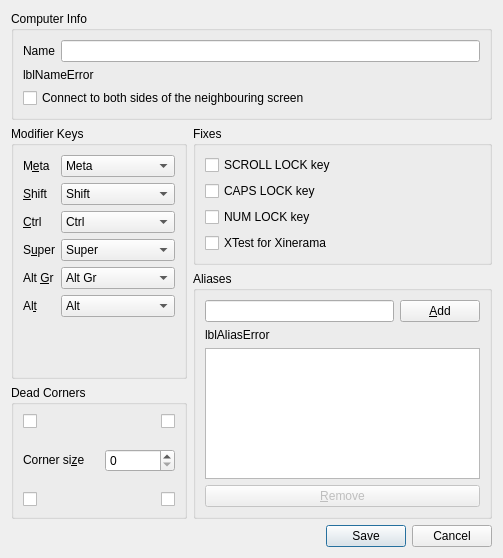
<?xml version="1.0" encoding="UTF-8"?>
<ui version="4.0">
 <class>ScreenSettingsDialog</class>
 <widget class="QDialog" name="ScreenSettingsDialog">
  <property name="geometry">
   <rect>
    <x>0</x>
    <y>0</y>
    <width>503</width>
    <height>558</height>
   </rect>
  </property>
  <property name="windowTitle">
   <string>Computer settings</string>
  </property>
  <layout class="QVBoxLayout" name="_2">
   <item>
    <widget class="QGroupBox" name="groupComputerName">
     <property name="sizePolicy">
      <sizepolicy hsizetype="Preferred" vsizetype="Maximum">
       <horstretch>0</horstretch>
       <verstretch>0</verstretch>
      </sizepolicy>
     </property>
     <property name="title">
      <string>Computer Info</string>
     </property>
     <layout class="QVBoxLayout" name="_3">
      <item>
       <layout class="QHBoxLayout" name="_4">
        <item>
         <widget class="QLabel" name="label_7">
          <property name="sizePolicy">
           <sizepolicy hsizetype="Preferred" vsizetype="Fixed">
            <horstretch>0</horstretch>
            <verstretch>0</verstretch>
           </sizepolicy>
          </property>
          <property name="text">
           <string>Name</string>
          </property>
          <property name="buddy">
           <cstring>lineNameEdit</cstring>
          </property>
         </widget>
        </item>
        <item>
         <widget class="QLineEdit" name="lineNameEdit">
          <property name="sizePolicy">
           <sizepolicy hsizetype="Expanding" vsizetype="Fixed">
            <horstretch>0</horstretch>
            <verstretch>0</verstretch>
           </sizepolicy>
          </property>
          <property name="maxLength">
           <number>255</number>
          </property>
         </widget>
        </item>
       </layout>
      </item>
      <item>
       <widget class="QLabel" name="lblNameError">
        <property name="sizePolicy">
         <sizepolicy hsizetype="Preferred" vsizetype="Fixed">
          <horstretch>0</horstretch>
          <verstretch>0</verstretch>
         </sizepolicy>
        </property>
        <property name="minimumSize">
         <size>
          <width>0</width>
          <height>0</height>
         </size>
        </property>
        <property name="text">
         <string notr="true">lblNameError</string>
        </property>
        <property name="alignment">
         <set>Qt::AlignmentFlag::AlignLeading|Qt::AlignmentFlag::AlignLeft|Qt::AlignmentFlag::AlignVCenter</set>
        </property>
       </widget>
      </item>
      <item>
       <widget class="QCheckBox" name="chkDualSide">
        <property name="toolTip">
         <string>Connect this computer to both sides of the screen next to it in the layout (usually the server), so the mouse can slide into it from either side.</string>
        </property>
        <property name="text">
         <string>Connect to both sides of the neighbouring screen</string>
        </property>
       </widget>
      </item>
     </layout>
    </widget>
   </item>
   <item>
    <layout class="QHBoxLayout" name="layoutOptions">
     <item>
      <layout class="QVBoxLayout" name="layoutLeftSide">
       <item>
        <widget class="QGroupBox" name="groupModifers">
         <property name="title">
          <string>Modifier Keys</string>
         </property>
         <layout class="QFormLayout" name="formLayout_2">
          <item row="0" column="0">
           <widget class="QLabel" name="label_5">
            <property name="maximumSize">
             <size>
              <width>40</width>
              <height>16777215</height>
             </size>
            </property>
            <property name="text">
             <string>M&amp;eta</string>
            </property>
            <property name="buddy">
             <cstring>comboMeta</cstring>
            </property>
           </widget>
          </item>
          <item row="4" column="0">
           <widget class="QLabel" name="label_3">
            <property name="text">
             <string>&amp;Ctrl</string>
            </property>
            <property name="buddy">
             <cstring>comboCtrl</cstring>
            </property>
           </widget>
          </item>
          <item row="6" column="0">
           <widget class="QLabel" name="label_6">
            <property name="text">
             <string>S&amp;uper</string>
            </property>
            <property name="buddy">
             <cstring>comboSuper</cstring>
            </property>
           </widget>
          </item>
          <item row="9" column="0">
           <widget class="QLabel" name="label_4">
            <property name="text">
             <string>Al&amp;t</string>
            </property>
            <property name="buddy">
             <cstring>comboAlt</cstring>
            </property>
           </widget>
          </item>
          <item row="0" column="1">
           <widget class="QComboBox" name="comboMeta">
            <property name="currentIndex">
             <number>3</number>
            </property>
            <item>
             <property name="text">
              <string>Shift</string>
             </property>
            </item>
            <item>
             <property name="text">
              <string>Ctrl</string>
             </property>
            </item>
            <item>
             <property name="text">
              <string>Alt</string>
             </property>
            </item>
            <item>
             <property name="text">
              <string>Meta</string>
             </property>
            </item>
            <item>
             <property name="text">
              <string>Super</string>
             </property>
            </item>
            <item>
             <property name="text">
              <string>Alt Gr</string>
             </property>
            </item>
            <item>
             <property name="text">
              <string>None</string>
             </property>
            </item>
           </widget>
          </item>
          <item row="2" column="1">
           <widget class="QComboBox" name="comboShift">
            <item>
             <property name="text">
              <string>Shift</string>
             </property>
            </item>
            <item>
             <property name="text">
              <string>Ctrl</string>
             </property>
            </item>
            <item>
             <property name="text">
              <string>Alt</string>
             </property>
            </item>
            <item>
             <property name="text">
              <string>Meta</string>
             </property>
            </item>
            <item>
             <property name="text">
              <string>Super</string>
             </property>
            </item>
            <item>
             <property name="text">
              <string>Alt Gr</string>
             </property>
            </item>
            <item>
             <property name="text">
              <string>None</string>
             </property>
            </item>
           </widget>
          </item>
          <item row="2" column="0">
           <widget class="QLabel" name="label_2">
            <property name="maximumSize">
             <size>
              <width>40</width>
              <height>16777215</height>
             </size>
            </property>
            <property name="text">
             <string>&amp;Shift</string>
            </property>
            <property name="buddy">
             <cstring>comboShift</cstring>
            </property>
           </widget>
          </item>
          <item row="9" column="1">
           <widget class="QComboBox" name="comboAlt">
            <property name="currentIndex">
             <number>2</number>
            </property>
            <item>
             <property name="text">
              <string>Shift</string>
             </property>
            </item>
            <item>
             <property name="text">
              <string>Ctrl</string>
             </property>
            </item>
            <item>
             <property name="text">
              <string>Alt</string>
             </property>
            </item>
            <item>
             <property name="text">
              <string>Meta</string>
             </property>
            </item>
            <item>
             <property name="text">
              <string>Super</string>
             </property>
            </item>
            <item>
             <property name="text">
              <string>Alt Gr</string>
             </property>
            </item>
            <item>
             <property name="text">
              <string>None</string>
             </property>
            </item>
           </widget>
          </item>
          <item row="6" column="1">
           <widget class="QComboBox" name="comboSuper">
            <property name="currentIndex">
             <number>4</number>
            </property>
            <item>
             <property name="text">
              <string>Shift</string>
             </property>
            </item>
            <item>
             <property name="text">
              <string>Ctrl</string>
             </property>
            </item>
            <item>
             <property name="text">
              <string>Alt</string>
             </property>
            </item>
            <item>
             <property name="text">
              <string>Meta</string>
             </property>
            </item>
            <item>
             <property name="text">
              <string>Super</string>
             </property>
            </item>
            <item>
             <property name="text">
              <string>Alt Gr</string>
             </property>
            </item>
            <item>
             <property name="text">
              <string>None</string>
             </property>
            </item>
           </widget>
          </item>
          <item row="4" column="1">
           <widget class="QComboBox" name="comboCtrl">
            <property name="currentIndex">
             <number>1</number>
            </property>
            <item>
             <property name="text">
              <string>Shift</string>
             </property>
            </item>
            <item>
             <property name="text">
              <string>Ctrl</string>
             </property>
            </item>
            <item>
             <property name="text">
              <string>Alt</string>
             </property>
            </item>
            <item>
             <property name="text">
              <string>Meta</string>
             </property>
            </item>
            <item>
             <property name="text">
              <string>Super</string>
             </property>
            </item>
            <item>
             <property name="text">
              <string>Alt Gr</string>
             </property>
            </item>
            <item>
             <property name="text">
              <string>None</string>
             </property>
            </item>
           </widget>
          </item>
          <item row="8" column="0">
           <widget class="QLabel" name="labelAltGr">
            <property name="text">
             <string>Alt &amp;Gr</string>
            </property>
            <property name="buddy">
             <cstring>comboAltGr</cstring>
            </property>
           </widget>
          </item>
          <item row="8" column="1">
           <widget class="QComboBox" name="comboAltGr">
            <property name="currentIndex">
             <number>5</number>
            </property>
            <item>
             <property name="text">
              <string>Shift</string>
             </property>
            </item>
            <item>
             <property name="text">
              <string>Ctrl</string>
             </property>
            </item>
            <item>
             <property name="text">
              <string>Alt</string>
             </property>
            </item>
            <item>
             <property name="text">
              <string>Meta</string>
             </property>
            </item>
            <item>
             <property name="text">
              <string>Super</string>
             </property>
            </item>
            <item>
             <property name="text">
              <string>Alt Gr</string>
             </property>
            </item>
            <item>
             <property name="text">
              <string>None</string>
             </property>
            </item>
           </widget>
          </item>
         </layout>
        </widget>
       </item>
       <item>
        <widget class="QGroupBox" name="groupDeadCorners">
         <property name="title">
          <string>Dead Corners</string>
         </property>
         <layout class="QVBoxLayout" name="verticalLayout_2">
          <property name="spacing">
           <number>20</number>
          </property>
          <property name="sizeConstraint">
           <enum>QLayout::SizeConstraint::SetMinAndMaxSize</enum>
          </property>
          <item>
           <layout class="QHBoxLayout" name="layoutDeadCornersTop">
            <item>
             <widget class="QCheckBox" name="chkDeadTopLeft">
              <property name="minimumSize">
               <size>
                <width>0</width>
                <height>0</height>
               </size>
              </property>
              <property name="toolTip">
               <string>Top Left</string>
              </property>
              <property name="autoRepeatInterval">
               <number>100</number>
              </property>
             </widget>
            </item>
            <item>
             <widget class="QCheckBox" name="chkDeadTopRight">
              <property name="minimumSize">
               <size>
                <width>0</width>
                <height>0</height>
               </size>
              </property>
              <property name="toolTip">
               <string>Top Right</string>
              </property>
              <property name="layoutDirection">
               <enum>Qt::LayoutDirection::RightToLeft</enum>
              </property>
             </widget>
            </item>
           </layout>
          </item>
          <item>
           <layout class="QHBoxLayout" name="layoutCornerSize">
            <item>
             <widget class="QLabel" name="label">
              <property name="sizePolicy">
               <sizepolicy hsizetype="Fixed" vsizetype="Fixed">
                <horstretch>0</horstretch>
                <verstretch>0</verstretch>
               </sizepolicy>
              </property>
              <property name="text">
               <string>Corner si&amp;ze</string>
              </property>
              <property name="buddy">
               <cstring>sbSwitchCornerSize</cstring>
              </property>
             </widget>
            </item>
            <item>
             <widget class="QSpinBox" name="sbSwitchCornerSize">
              <property name="sizePolicy">
               <sizepolicy hsizetype="Preferred" vsizetype="Fixed">
                <horstretch>0</horstretch>
                <verstretch>0</verstretch>
               </sizepolicy>
              </property>
              <property name="minimumSize">
               <size>
                <width>70</width>
                <height>0</height>
               </size>
              </property>
             </widget>
            </item>
           </layout>
          </item>
          <item>
           <layout class="QHBoxLayout" name="layoutDeadCornersBottom">
            <item>
             <widget class="QCheckBox" name="chkDeadBottomLeft">
              <property name="minimumSize">
               <size>
                <width>0</width>
                <height>0</height>
               </size>
              </property>
              <property name="toolTip">
               <string>Bottom Left</string>
              </property>
             </widget>
            </item>
            <item>
             <widget class="QCheckBox" name="chkDeadBottomRight">
              <property name="minimumSize">
               <size>
                <width>0</width>
                <height>0</height>
               </size>
              </property>
              <property name="toolTip">
               <string>Bottom Right</string>
              </property>
              <property name="layoutDirection">
               <enum>Qt::LayoutDirection::RightToLeft</enum>
              </property>
             </widget>
            </item>
           </layout>
          </item>
         </layout>
        </widget>
       </item>
      </layout>
     </item>
     <item>
      <layout class="QVBoxLayout" name="layoutRightSide">
       <item>
        <widget class="QGroupBox" name="groupFixes">
         <property name="title">
          <string>Fixes</string>
         </property>
         <layout class="QVBoxLayout" name="verticalLayout_3">
          <item>
           <widget class="QCheckBox" name="chkFixScrollLock">
            <property name="sizePolicy">
             <sizepolicy hsizetype="Minimum" vsizetype="Preferred">
              <horstretch>0</horstretch>
              <verstretch>0</verstretch>
             </sizepolicy>
            </property>
            <property name="text">
             <string>SCROLL LOCK key</string>
            </property>
           </widget>
          </item>
          <item>
           <widget class="QCheckBox" name="chkFixCapsLock">
            <property name="sizePolicy">
             <sizepolicy hsizetype="Minimum" vsizetype="Preferred">
              <horstretch>0</horstretch>
              <verstretch>0</verstretch>
             </sizepolicy>
            </property>
            <property name="text">
             <string>CAPS LOCK key</string>
            </property>
           </widget>
          </item>
          <item>
           <widget class="QCheckBox" name="chkFixNumLock">
            <property name="sizePolicy">
             <sizepolicy hsizetype="Minimum" vsizetype="Preferred">
              <horstretch>0</horstretch>
              <verstretch>0</verstretch>
             </sizepolicy>
            </property>
            <property name="text">
             <string>NUM LOCK key</string>
            </property>
           </widget>
          </item>
          <item>
           <widget class="QCheckBox" name="chkFixXTest">
            <property name="sizePolicy">
             <sizepolicy hsizetype="Minimum" vsizetype="Preferred">
              <horstretch>0</horstretch>
              <verstretch>0</verstretch>
             </sizepolicy>
            </property>
            <property name="text">
             <string>XTest for Xinerama</string>
            </property>
            <property name="checked">
             <bool>false</bool>
            </property>
           </widget>
          </item>
         </layout>
        </widget>
       </item>
       <item>
        <widget class="QGroupBox" name="groupAliases">
         <property name="sizePolicy">
          <sizepolicy hsizetype="Preferred" vsizetype="Expanding">
           <horstretch>0</horstretch>
           <verstretch>0</verstretch>
          </sizepolicy>
         </property>
         <property name="title">
          <string>Aliases</string>
         </property>
         <layout class="QVBoxLayout" name="verticalLayout">
          <item>
           <layout class="QHBoxLayout" name="horizontalLayout">
            <item>
             <widget class="QLineEdit" name="lineAddAlias">
              <property name="sizePolicy">
               <sizepolicy hsizetype="Expanding" vsizetype="Fixed">
                <horstretch>0</horstretch>
                <verstretch>0</verstretch>
               </sizepolicy>
              </property>
              <property name="minimumSize">
               <size>
                <width>168</width>
                <height>20</height>
               </size>
              </property>
              <property name="maxLength">
               <number>255</number>
              </property>
             </widget>
            </item>
            <item>
             <widget class="QPushButton" name="btnAddAlias">
              <property name="enabled">
               <bool>true</bool>
              </property>
              <property name="text">
               <string>&amp;Add</string>
              </property>
             </widget>
            </item>
           </layout>
          </item>
          <item>
           <widget class="QLabel" name="lblAliasError">
            <property name="sizePolicy">
             <sizepolicy hsizetype="Minimum" vsizetype="Maximum">
              <horstretch>0</horstretch>
              <verstretch>0</verstretch>
             </sizepolicy>
            </property>
            <property name="minimumSize">
             <size>
              <width>0</width>
              <height>0</height>
             </size>
            </property>
            <property name="maximumSize">
             <size>
              <width>16777215</width>
              <height>16777215</height>
             </size>
            </property>
            <property name="text">
             <string notr="true">lblAliasError</string>
            </property>
            <property name="wordWrap">
             <bool>true</bool>
            </property>
           </widget>
          </item>
          <item>
           <widget class="QListWidget" name="listAliases">
            <property name="sizePolicy">
             <sizepolicy hsizetype="Preferred" vsizetype="Expanding">
              <horstretch>0</horstretch>
              <verstretch>0</verstretch>
             </sizepolicy>
            </property>
            <property name="minimumSize">
             <size>
              <width>0</width>
              <height>0</height>
             </size>
            </property>
            <property name="maximumSize">
             <size>
              <width>16777215</width>
              <height>16777215</height>
             </size>
            </property>
            <property name="selectionMode">
             <enum>QAbstractItemView::SelectionMode::ExtendedSelection</enum>
            </property>
           </widget>
          </item>
          <item>
           <widget class="QPushButton" name="btnRemoveAlias">
            <property name="enabled">
             <bool>false</bool>
            </property>
            <property name="text">
             <string>&amp;Remove</string>
            </property>
           </widget>
          </item>
         </layout>
        </widget>
       </item>
      </layout>
     </item>
    </layout>
   </item>
   <item>
    <widget class="QDialogButtonBox" name="buttonBox">
     <property name="minimumSize">
      <size>
       <width>0</width>
       <height>0</height>
      </size>
     </property>
     <property name="orientation">
      <enum>Qt::Orientation::Horizontal</enum>
     </property>
     <property name="standardButtons">
      <set>QDialogButtonBox::StandardButton::Cancel|QDialogButtonBox::StandardButton::Save</set>
     </property>
    </widget>
   </item>
  </layout>
 </widget>
 <tabstops>
  <tabstop>lineNameEdit</tabstop>
  <tabstop>comboMeta</tabstop>
  <tabstop>comboShift</tabstop>
  <tabstop>comboCtrl</tabstop>
  <tabstop>comboSuper</tabstop>
  <tabstop>comboAltGr</tabstop>
  <tabstop>comboAlt</tabstop>
  <tabstop>chkDeadTopLeft</tabstop>
  <tabstop>chkDeadTopRight</tabstop>
  <tabstop>sbSwitchCornerSize</tabstop>
  <tabstop>chkDeadBottomLeft</tabstop>
  <tabstop>chkDeadBottomRight</tabstop>
  <tabstop>chkFixScrollLock</tabstop>
  <tabstop>chkFixCapsLock</tabstop>
  <tabstop>chkFixNumLock</tabstop>
  <tabstop>chkFixXTest</tabstop>
  <tabstop>lineAddAlias</tabstop>
  <tabstop>btnAddAlias</tabstop>
  <tabstop>listAliases</tabstop>
  <tabstop>btnRemoveAlias</tabstop>
 </tabstops>
 <resources/>
 <connections/>
</ui>
